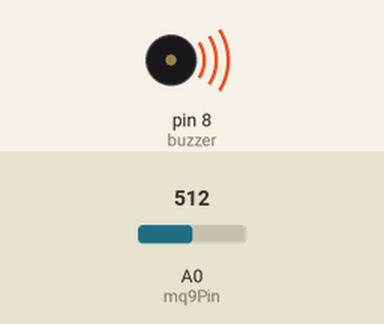
Simulated run of this sketch. Board: Arduino Uno, built with avr-gcc and run on an emulated ATmega328P. Shown: buzzer (waves = sounding). The inputs (shaded band) are chosen by the test bench; at power-on: A0 (mq9Pin) = 512. What the sketch prints to the serial monitor is not drawn.

Above: at 5.8 s.
5.9 s: A0 (mq9Pin) set to 214
11.9 s: A0 (mq9Pin) set to 183
At 16.2 s:
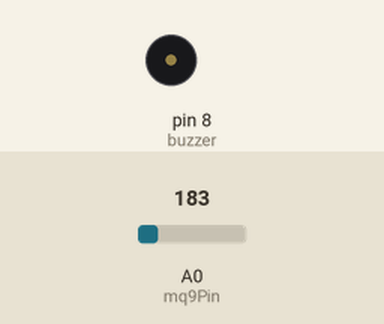
17.9 s: A0 (mq9Pin) set to 210
At 21.2 s:
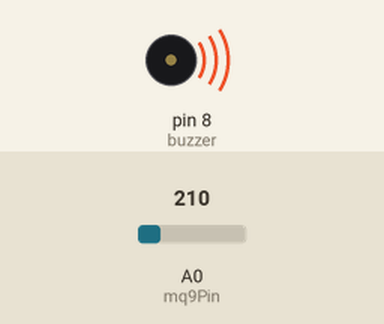
23.9 s: A0 (mq9Pin) set to 190
At 26.2 s:
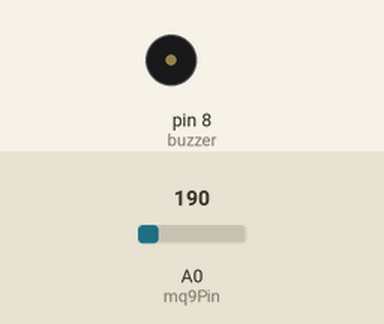
Timing chart, 0 to 27.7 s (numbered marks = the images above; inputs shaded):
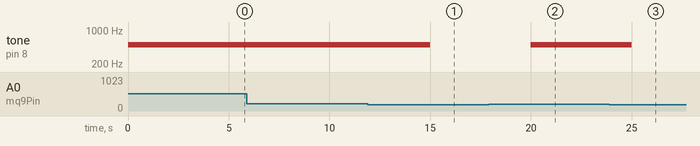

The sketch:

Buz.ino
```cpp
const int mq9Pin = A0;      // Pino analógico do sensor MQ-9
const int buzzer = 8;    // Pino digital do buzzer
const int limiteGas = 200;  // Valor limite de gás (ajuste conforme necessário)

void setup() {
  pinMode(buzzer, OUTPUT);
  Serial.begin(9600);
}

void loop() {
  tone(buzzer, 500);
  int valorGas = analogRead(mq9Pin); // Lê o valor do sensor MQ-9

  Serial.print("Valor lido do MQ-9: ");
  Serial.println(valorGas);


  if (valorGas > limiteGas) {
     // Ativa o buzzer
    digitalWrite(buzzer,HIGH);
     tone(buzzer, 500);
    Serial.println("⚠️ Gás detectado!");
  } else {
    noTone(buzzer);  // Desliga o buzzer
  }

  delay(5000); // Espera 1 segundo antes de ler de novo
}
```

Measured:
- the behaviour switches between 201 and 200 on A0 (mq9Pin) (found by bisection; images 0 and 1)
- after the input at 5.9 s, every drawn part: stays the same
- after the input at 11.9 s, tone on pin 8 (buzzer): 500 Hz → silent after 3.1 s
- after the input at 17.9 s, tone on pin 8 (buzzer): silent → 500 Hz after 2.1 s
- after the input at 23.9 s, tone on pin 8 (buzzer): 500 Hz → silent after 1.1 s
